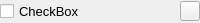
<?xml version="1.0" encoding="UTF-8"?>
<ui version="4.0">
 <class>QcvAlgoParamBooleanWidget</class>
 <widget class="QWidget" name="QcvAlgoParamBooleanWidget">
  <property name="geometry">
   <rect>
    <x>0</x>
    <y>0</y>
    <width>200</width>
    <height>23</height>
   </rect>
  </property>
  <property name="sizePolicy">
   <sizepolicy hsizetype="Minimum" vsizetype="Minimum">
    <horstretch>0</horstretch>
    <verstretch>0</verstretch>
   </sizepolicy>
  </property>
  <property name="windowTitle">
   <string>Form</string>
  </property>
  <layout class="QHBoxLayout" name="horizontalLayout">
   <property name="sizeConstraint">
    <enum>QLayout::SetMinimumSize</enum>
   </property>
   <property name="margin">
    <number>0</number>
   </property>
   <item alignment="Qt::AlignLeft|Qt::AlignVCenter">
    <widget class="QCheckBox" name="checkBox">
     <property name="sizePolicy">
      <sizepolicy hsizetype="Minimum" vsizetype="Minimum">
       <horstretch>0</horstretch>
       <verstretch>0</verstretch>
      </sizepolicy>
     </property>
     <property name="font">
      <font>
       <pointsize>10</pointsize>
      </font>
     </property>
     <property name="text">
      <string>CheckBox</string>
     </property>
    </widget>
   </item>
   <item alignment="Qt::AlignRight|Qt::AlignVCenter">
    <widget class="QPushButton" name="resetButton">
     <property name="sizePolicy">
      <sizepolicy hsizetype="Fixed" vsizetype="Fixed">
       <horstretch>0</horstretch>
       <verstretch>0</verstretch>
      </sizepolicy>
     </property>
     <property name="maximumSize">
      <size>
       <width>20</width>
       <height>20</height>
      </size>
     </property>
     <property name="font">
      <font>
       <pointsize>10</pointsize>
      </font>
     </property>
     <property name="text">
      <string notr="true"/>
     </property>
     <property name="icon">
      <iconset resource="../resources.qrc">
       <normaloff>:/icons/icons/rotate-16.png</normaloff>:/icons/icons/rotate-16.png</iconset>
     </property>
     <property name="shortcut">
      <string notr="true"/>
     </property>
     <property name="autoDefault">
      <bool>false</bool>
     </property>
     <property name="default">
      <bool>false</bool>
     </property>
     <property name="flat">
      <bool>false</bool>
     </property>
    </widget>
   </item>
  </layout>
 </widget>
 <resources>
  <include location="../resources.qrc"/>
 </resources>
 <connections/>
</ui>
